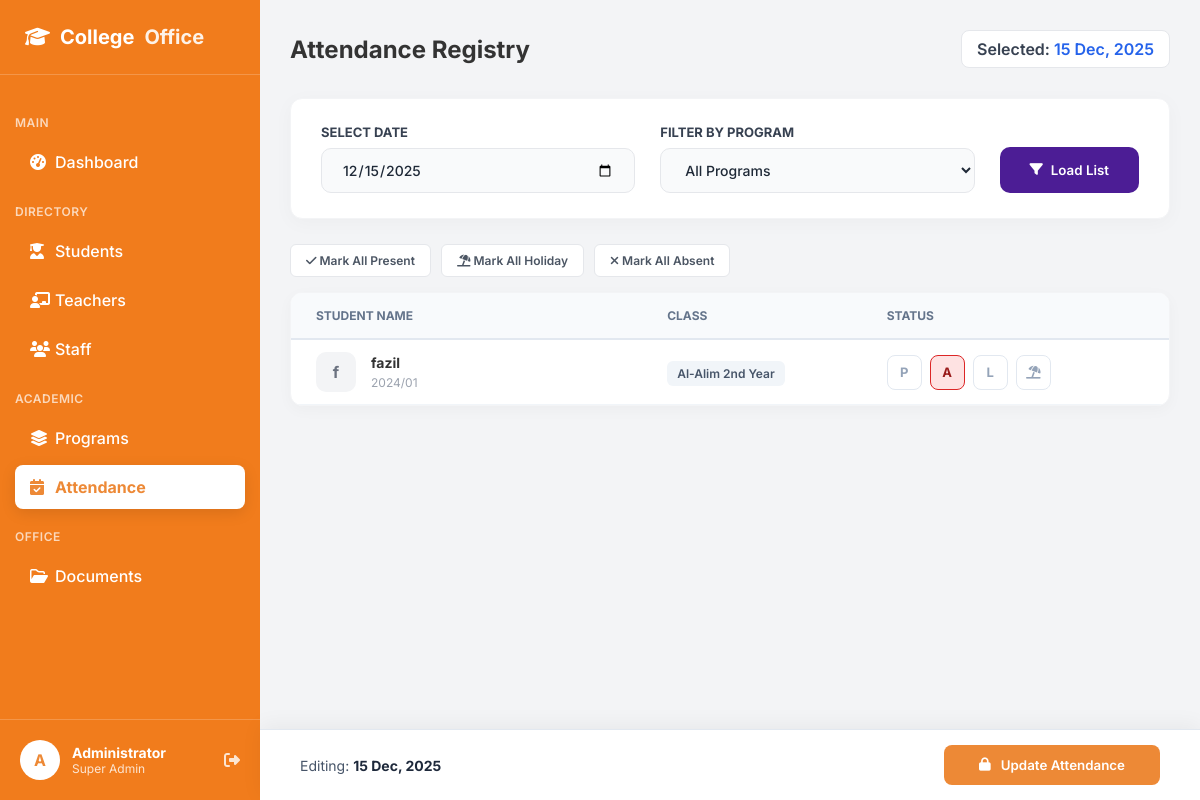
/attendance.php (signed in), run on an earlier commit of the app's database.
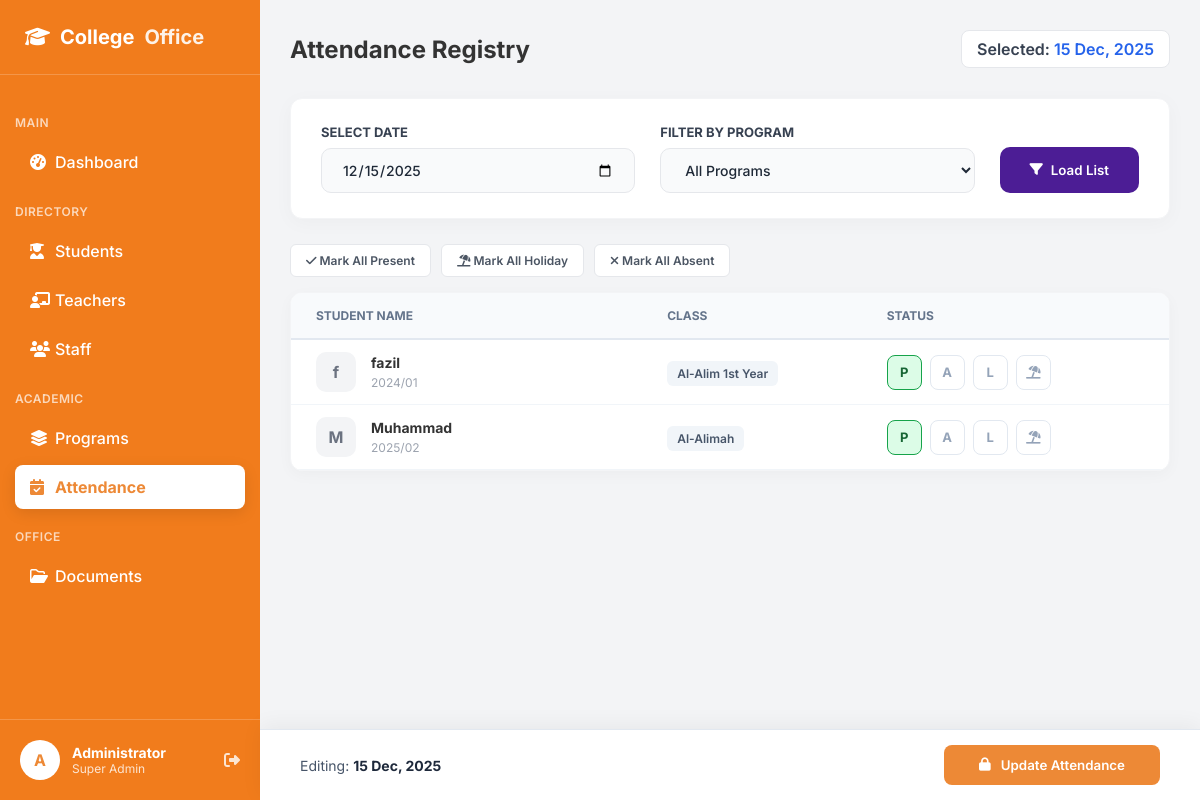
And on a later commit of the database.
### tables this page shows
CREATE TABLE `students` (
  `student_id` int(11) NOT NULL,
  `full_name` varchar(100) NOT NULL,
  `gender` enum('Male','Female') DEFAULT NULL,
  `dob` date DEFAULT NULL,
  `blood_group` varchar(5) DEFAULT NULL,
  `admission_no` varchar(20) DEFAULT NULL,
  `class_year` varchar(50) DEFAULT NULL,
  `status` enum('Active','Inactive','Graduated') DEFAULT 'Active',
  `admission_date` date DEFAULT NULL,
  `created_at` timestamp NOT NULL DEFAULT current_timestamp(),
  `phone` varchar(20) DEFAULT NULL,
  `emergency_phone` varchar(20) DEFAULT NULL,
  `email` varchar(100) DEFAULT NULL,
  `address` text DEFAULT NULL,
  `health_issues` text DEFAULT NULL,
  `photo` varchar(255) DEFAULT NULL,
  `father_name` varchar(100) DEFAULT NULL,
  `mother_name` varchar(100) DEFAULT NULL
);

### attendance.php (the view, shortened to what the changed rows need)
<?php
include 'db_conn.php';
$selected_date = isset($_GET['date']) ? $_GET['date'] : date('Y-m-d');
$query = "SELECT * FROM students WHERE status='Active'";
$query .= " ORDER BY admission_no ASC";
$students = mysqli_query($conn, $query);
?>
<!DOCTYPE html>
<html lang="en">
<head>
    <link rel="stylesheet" href="https://cdnjs.cloudflare.com/ajax/libs/font-awesome/6.4.0/css/all.min.css">
    <link rel="stylesheet" href="dashboard.css">
</head>
<body>
    <div class="dashboard-container">
        <main class="main-content">
            <header class="top-header">
                <h2>Attendance Registry</h2>
            </header>
            <form method="POST" action="" id="attForm">
                <?php if (mysqli_num_rows($students) > 0) { ?>
                    <div class="attendance-card">
                        <table class="att-table">
                            <thead>
                                <tr>
                                    <th style="width: 40%;">Student Name</th>
                                    <th style="width: 25%;">Class</th>
                                    <th style="width: 35%;">Status</th>
                                </tr>
                            </thead>
                            <tbody>
                                <?php
                                while ($row = mysqli_fetch_assoc($students)) {
                                    $sid = $row['student_id'];
                                    $initial = substr($row['full_name'], 0, 1);
                                    $status_sql = "SELECT status FROM attendance WHERE student_id='$sid' AND date='$selected_date'";
                                    $res = mysqli_query($conn, $status_sql);
                                    $existing = mysqli_fetch_assoc($res);
                                    $status = $existing ? $existing['status'] : 'Present';
                                ?>
                                    <tr>
                                        <td>
                                            <div class="student-profile">
                                                <div class="st-avatar"><?php echo $initial; ?></div>
                                                <div class="st-info">
                                                    <h4 style="margin:0; font-size:14px;"><?php echo $row['full_name']; ?></h4>
                                                    <span style="font-size:12px; color:#9CA3AF;"><?php echo $row['admission_no']; ?></span>
                                                </div>
                                            </div>
                                        </td>
                                        <td>
                                            <span style="font-weight:600; color:#475569; background:#F1F5F9; padding:5px 10px; border-radius:6px; font-size:12px;">
                                                <?php echo $row['class_year']; ?>
                                            </span>
                                        </td>
                                        <td>
                                            <div class="status-options">
                                                <label title="Present"><input type="radio" name="status[<?php echo $sid; ?>]" value="Present" class="status-radio" <?php if ($status == 'Present') echo 'checked'; ?>>
                                                    <div class="status-label">P</div>
                                                </label>
                                                <label title="Absent"><input type="radio" name="status[<?php echo $sid; ?>]" value="Absent" class="status-radio" <?php if ($status == 'Absent') echo 'checked'; ?>>
                                                    <div class="status-label">A</div>
                                                </label>
                                                <label title="Late"><input type="radio" name="status[<?php echo $sid; ?>]" value="Late" class="status-radio" <?php if ($status == 'Late') echo 'checked'; ?>>
                                                    <div class="status-label">L</div>
                                                </label>
                                                <label title="Holiday"><input type="radio" name="status[<?php echo $sid; ?>]" value="Holiday" class="status-radio" <?php if ($status == 'Holiday') echo 'checked'; ?>>
                                                    <div class="status-label"><i class="fa-solid fa-umbrella-beach"></i></div>
                                                </label>
                                            </div>
                                        </td>
                                    </tr>
                                <?php } ?>
                            </tbody>
                        </table>
                    </div>
                <?php } else { ?>
                    <div style="text-align:center; padding:50px; background:white; border-radius:12px; border:1px dashed #E5E7EB; color:#6B7280;">
                        No active students found.
                    </div>
                <?php } ?>
            </form>
        </main>
    </div>
</body>
</html>

What changed in the data, as far as the page shows it:
changed students "fazil": class_year "Al-Alim 2nd Year" → "Al-Alim 1st Year"
added students: full_name "M", full_name "Muhammad", admission_no "2025/02", class_year "Al-Alimah"
